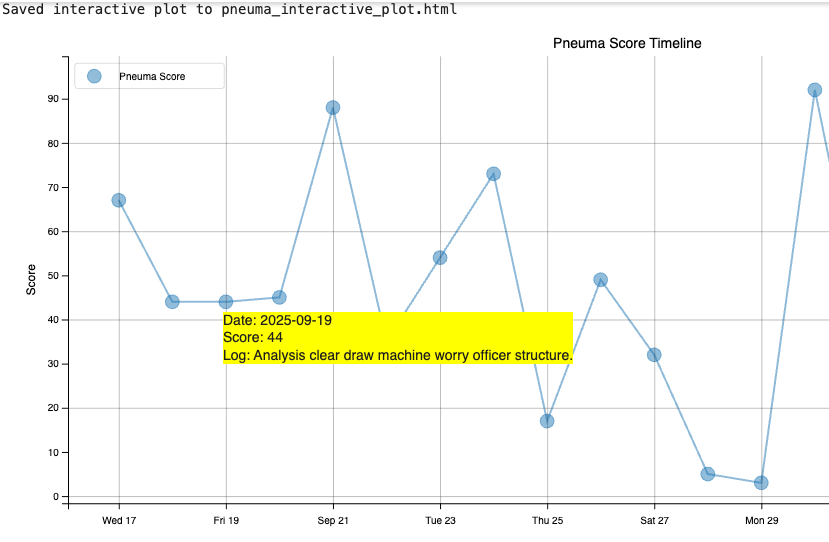

Here is the Python script that generated this plot:
def csv_to_df(csv_file='timeline_data.csv'):
    """Read CSV file into DataFrame"""
    return pd.read_csv(csv_file)

# Usage
df = csv_to_df('timeline_data.csv')
#create_mpld3_interactive_plots(df)

#!pip install mpld3
import pandas as pd
import matplotlib.pyplot as plt
import matplotlib.dates as mdates
import mpld3
from mpld3 import plugins

def create_mpld3_interactive_plots(df):
    """Create truly interactive plots using mpld3 - THIS WILL WORK!"""
    categories = ['pneuma', 'psyche', 'soma', 'opus', 'kismet']
    colors = ['#1f77b4', '#ff7f0e', '#2ca02c', '#d62728', '#9467bd']
    
    for i, category in enumerate(categories):
        fig, ax = plt.subplots(figsize=(12, 6))
        
        dates = pd.to_datetime(df['timestamp'])
        scores = df[f'{category}.score']
        logs = df[f'{category}.log']
        
        # Create scatter plot
        scatter = ax.scatter(dates, scores, c=colors[i], s=100, alpha=0.7, 
                           label=f'{category.title()} Score')
        ax.plot(dates, scores, color=colors[i], alpha=0.5, linewidth=2)
        
        # Format the plot
        ax.set_title(f'{category.title()} Score Timeline', fontsize=14, fontweight='bold')
        ax.set_xlabel('Date', fontsize=12)
        ax.set_ylabel('Score', fontsize=12)
        ax.grid(True, alpha=0.3)
        ax.legend()
        
        # Format x-axis
        ax.xaxis.set_major_formatter(mdates.DateFormatter('%Y-%m-%d'))
        ax.xaxis.set_major_locator(mdates.DayLocator(interval=2))
        plt.xticks(rotation=45)
        
        # Create tooltips
        labels = []
        for j, (date, score, log) in enumerate(zip(dates, scores, logs)):
            labels.append(f"Date: {date.strftime('%Y-%m-%d')}<br>Score: {score}<br>Log: {log}")
        
        tooltip = plugins.PointHTMLTooltip(scatter, labels, css=".mpld3-tooltip {background: yellow;}")
        plugins.connect(fig, tooltip)
        
        plt.tight_layout()
        
        # Save as HTML (will open in browser)
        html_filename = f"{category}_interactive_plot.html"
        mpld3.save_html(fig, html_filename)
        print(f"Saved interactive plot to {html_filename}")
        
        # Also display inline if in Jupyter
        try:
            from IPython.display import display
            display(mpld3.display())
        except:
            pass
        
        plt.show()

# Run this first - it will create HTML files that you can open in your browser
create_mpld3_interactive_plots(df)

"""

"""
